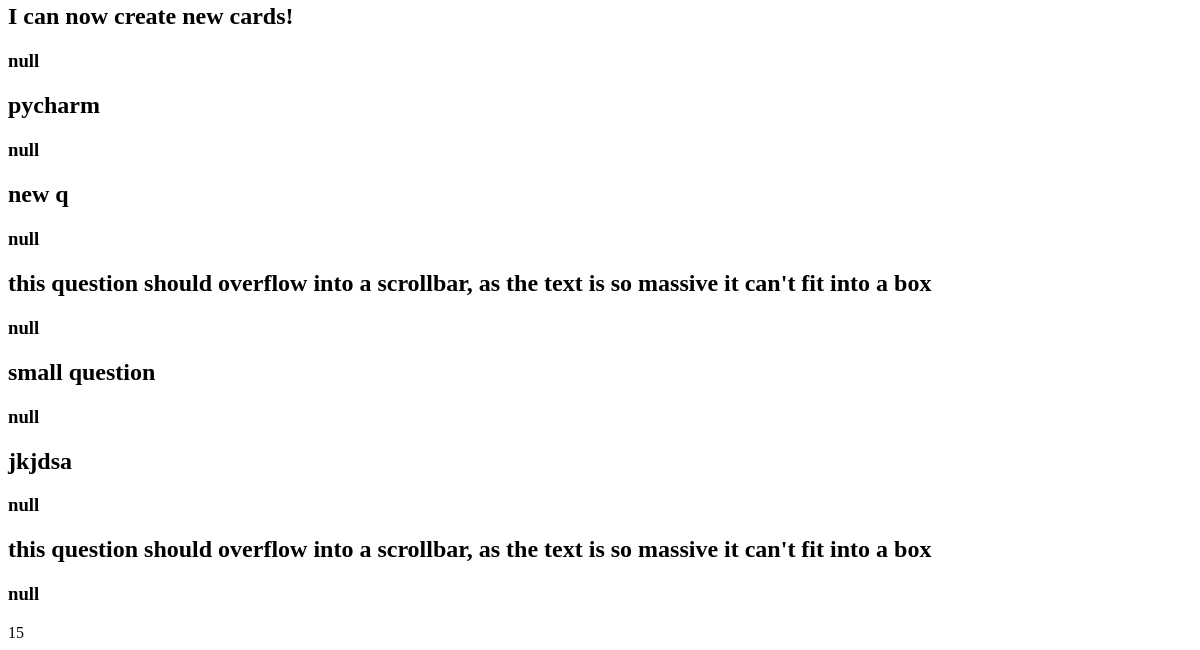
The page /flashcard/all (lower part) on the database as committed earlier.
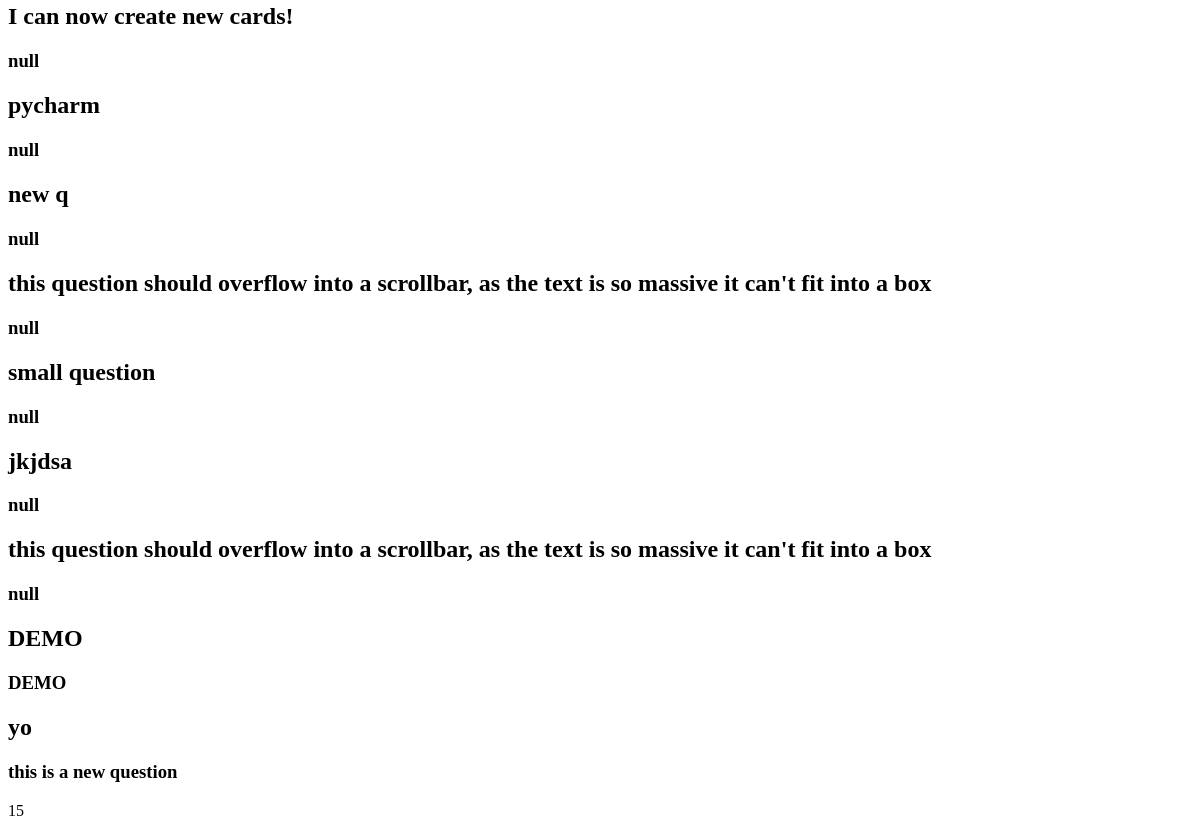
The same page on the database as committed later.
### flashcard/models.py (models this page shows, shortened)
class Card(models.Model):
    question = models.CharField(max_length=100)
    answer = models.CharField(max_length=100)
    date_created = models.DateTimeField(auto_now=True)

### flashcard/views.py (the view)
# urls.py: path('all', views.CardListView.as_view(), name='card-list'),
class CardListView(ListView):
    model = Card
    queryset = Card.objects.all().order_by("date_created")

### templates/flashcard/card_list.html (shortened to what this page needs)
 {% block content %}
     {% for card in card_list %}
        <article>
         <h2>
            {{ card.question }}
         </h2>
            <h3>
                {{ card.answer }}
            </h3>
        </article>
    {% endfor %}
15{% endblock content %}

Rows that differ between the two databases and show on the page:
added Card: question "DEMO", answer "DEMO"
added Card: question "yo", answer "this is a new question"
